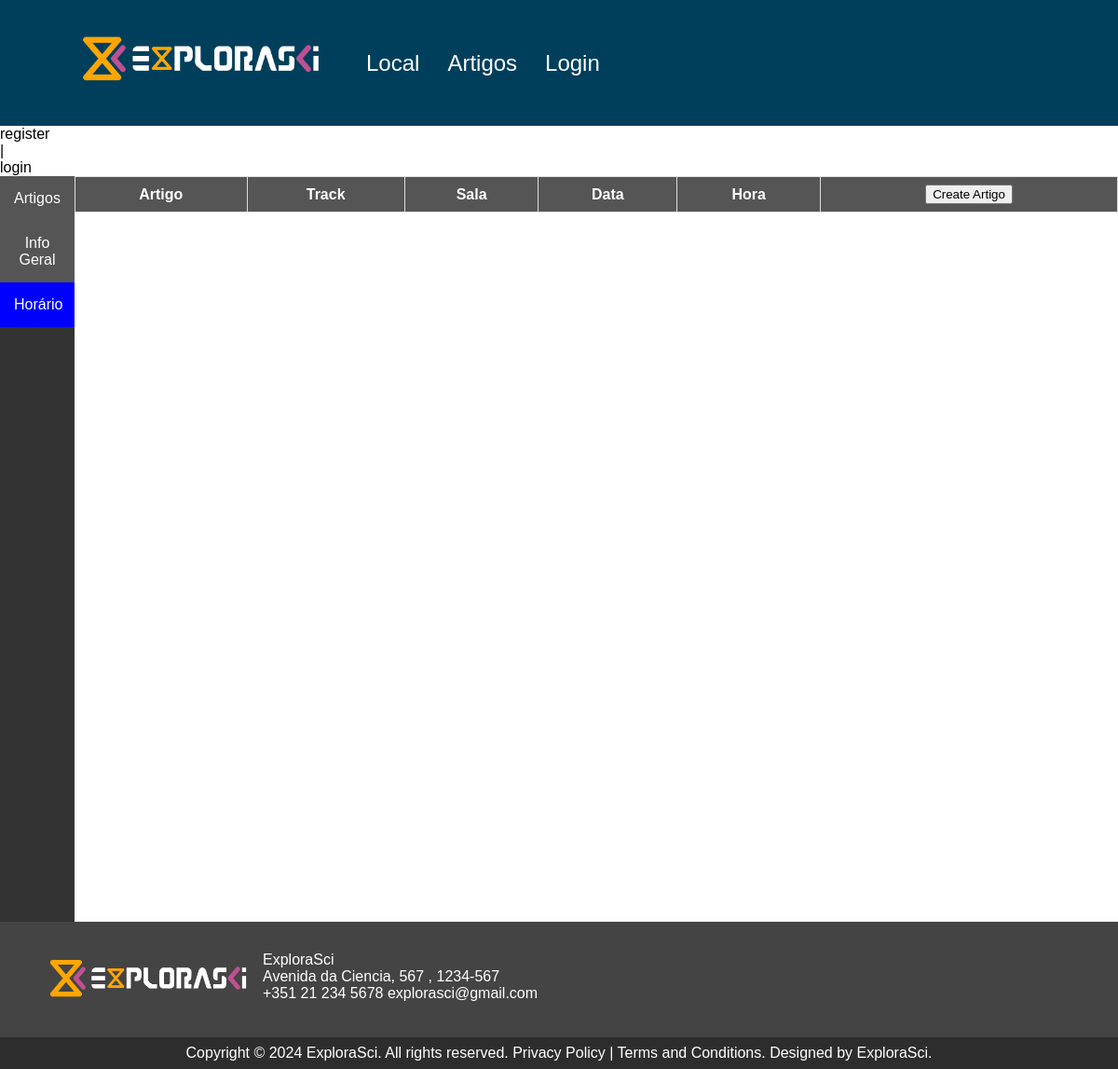
The page /admin_horario.php on the database as committed earlier.
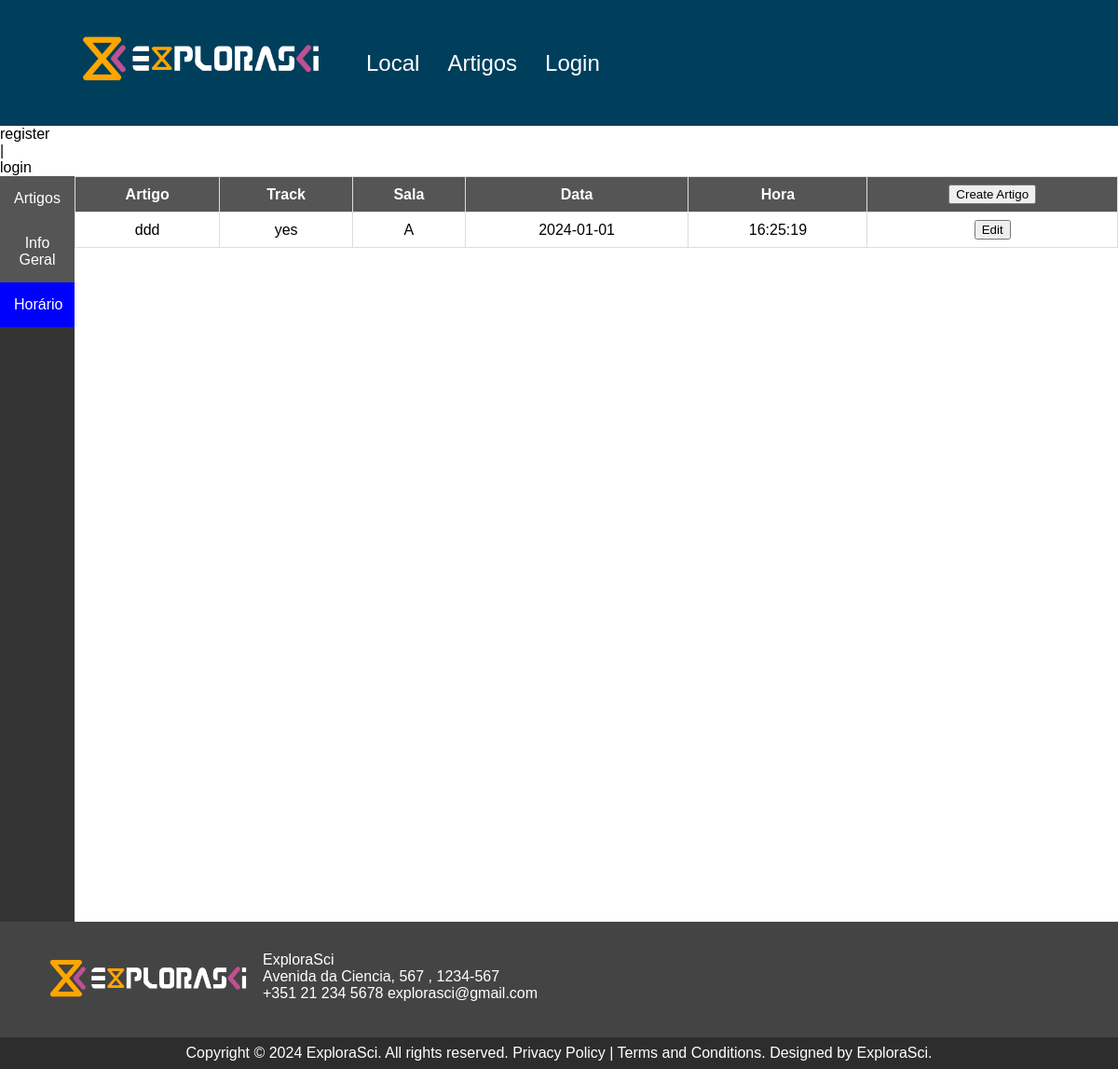
The same page on the database as committed later.
### tables this page shows
CREATE TABLE `horario` (
  `id` int(11) NOT NULL,
  `idArtigo` int(11) NOT NULL,
  `idTrack` int(11) NOT NULL,
  `sala` varchar(1) NOT NULL,
  `data` date NOT NULL,
  `hora` time NOT NULL
);

CREATE TABLE `artigo` (
  `id` int(11) NOT NULL,
  `titulo` varchar(200) NOT NULL,
  `autores` varchar(200) NOT NULL,
  `descricao` varchar(2000) NOT NULL
);

CREATE TABLE `track` (
  `id` int(11) NOT NULL,
  `nome` varchar(50) NOT NULL,
  `texto` varchar(5000) NOT NULL
);

### admin_horario.php (the view, shortened to what this page needs)
<?php
include "inc/top.inc.php";
?>
<body>
<div class="flex-container">
    <?php
    $currentPage = 'horario';
    include("inc/admin_sidebar.php"); ?>
<div class="content">
            <table>
                <thead>
                    <tr>
                        <th>Artigo</th>
                        <th>Track</th>
                        <th>Sala</th>
                        <th>Data</th>
                        <th>Hora</th>
                        <th> <button onclick="openPopup()">Create Artigo</button></th>
                    </tr>
                </thead>
                <tbody>
                    <?php
                    include("inc/config.inc.php");
                   $sql = "SELECT horario.id, artigo.titulo AS artigo_name, track.nome AS track_name, horario.sala, horario.`data`, horario.hora FROM horario
        INNER JOIN artigo ON horario.idArtigo = artigo.id
        INNER JOIN track ON horario.idTrack = track.id";
$result = $db->query($sql);
while ($row = $result->fetch_assoc()) {
    echo "<tr>
            <td>" . $row["artigo_name"] . "</td>
            <td>" . $row["track_name"] . "</td>
            <td>" . $row["sala"] . "</td>
            <td>" . $row["data"] . "</td>
            <td>" . $row["hora"] . "</td>
            <td><button onclick=\"openEditPopups('".$row["id"]."')\">Edit</button></td>
            </tr>";
}
                      ?>
                  </tbody>
              </table>
          </div>
  </body>
</html>
<?php
include "inc/bot.inc.php";
?>

### inc/top.inc.php (shortened to what this page needs)
<!DOCTYPE html>
<html lang="en">
<head>
    <link rel="stylesheet" type="text/css" href="css/novatasks.css">
</head>
<body>
<nav>
    <div class="nav-container">
        <a href="./index.php">
            <img class="logo" src="./images/ExploraSci.png">
        </a>
        <a href="location.php">Local</a>
        <a href="articles.php">Artigos</a>
        <a href="login.php">Login</a>
    </div>
</nav>
<? include "inc/check-user.inc.php";?>

### inc/check-user.inc.php
<? if (@$_SESSION['user']) { ?>
User: <?= $_SESSION['user']; ?> | <a href="home.php?logout=1">logout</a>
<? } else { ?>
<a href="register.php">register</a> | <a href="login.php">login</a>
<? }?>

### inc/admin_sidebar.php (shortened to what this page needs)
<head>
</head>
<body>
    <div class="sidebar">
    <button class="<?php echo ($currentPage == 'artigos') ? 'active' : ''; ?>" onclick="window.location.href='admin_artigo.php';">Artigos</button>
    <button class="<?php echo ($currentPage == 'geral') ? 'active' : ''; ?>" onclick="window.location.href='admin_geral.php';">Info Geral</button>
    <button class="<?php echo ($currentPage == 'horario') ? 'active' : ''; ?>" onclick="window.location.href='admin_horario.php';">Horário</button>
</div>
</body>
</html>

### inc/bot.inc.php
<footer>
    <div class="footer-info">
        <img src="./images/ExploraSci.png" alt="logo" width="250px" height="60">
        <span>ExploraSci <br>
        Avenida da Ciencia, 567 , 1234-567<br>
        +351 21 234 5678 explorasci@gmail.com</span>
    </div>
    <div class="copyright">
        <span>Copyright &copy 2024 ExploraSci. All rights reserved. Privacy Policy | Terms and Conditions. Designed by ExploraSci. </span>
    </div>
</footer>
</body>
</html>

### css/novatasks.css (style rules this page uses)
body { height: 100vh; min-height: 100vh; margin: 0 auto; font-family: 'Helvetica', Verdana, Geneva, Tahoma, sans-serif; background: white; display: flex; flex-flow: column; }
footer { position: relative; bottom: 0; width: 100%; }
.footer-info { display: flex; flex-flow: row; background: #444; padding: 2em; color: white; }
.copyright { padding: .5em; color: white; background: #2d2d2d; margin: 0; text-align: center; }
a { text-decoration: none; color: inherit; }
.nav-container { background-color: #003f5c; padding: 1em 2em; display: flex; align-items: center; font-size: 1.5rem; }
nav a { color: white; text-decoration: none; padding: 5px; margin: 0 10px; transition: color 0.3s; }
.logo { width: 300px; }

### admin_horario.php (style rules this page uses)
.flex-container { display: flex; }
.content { flex: 1; max-width: 1200px; }
.content table { width: 100%; border-collapse: collapse; }
.content th, .content td { border: 1px solid #ddd; padding: 8px; text-align: center; }
.content th { background-color: #555; color: white; }

### inc/admin_sidebar.php (style rules this page uses)
.sidebar { text-decoration: none; width: 80px; background-color: #333; height: 100vh; display: flex; flex-direction: column; align-items: center; justify-content: flex-start; }
.sidebar button { background-color: #555; border: none; color: white; padding: 15px; text-align: center; text-decoration: none; display: block; font-size: 16px; width: 100%; cursor: pointer; }
.sidebar button.active { background-color: blue; cursor: default; pointer-events: none; }

Rows that differ between the two databases and show on the page:
added horario: idArtigo.titulo "ddd", idTrack.nome "yes", sala "A", data "2024-01-01", hora "16:25:19"
